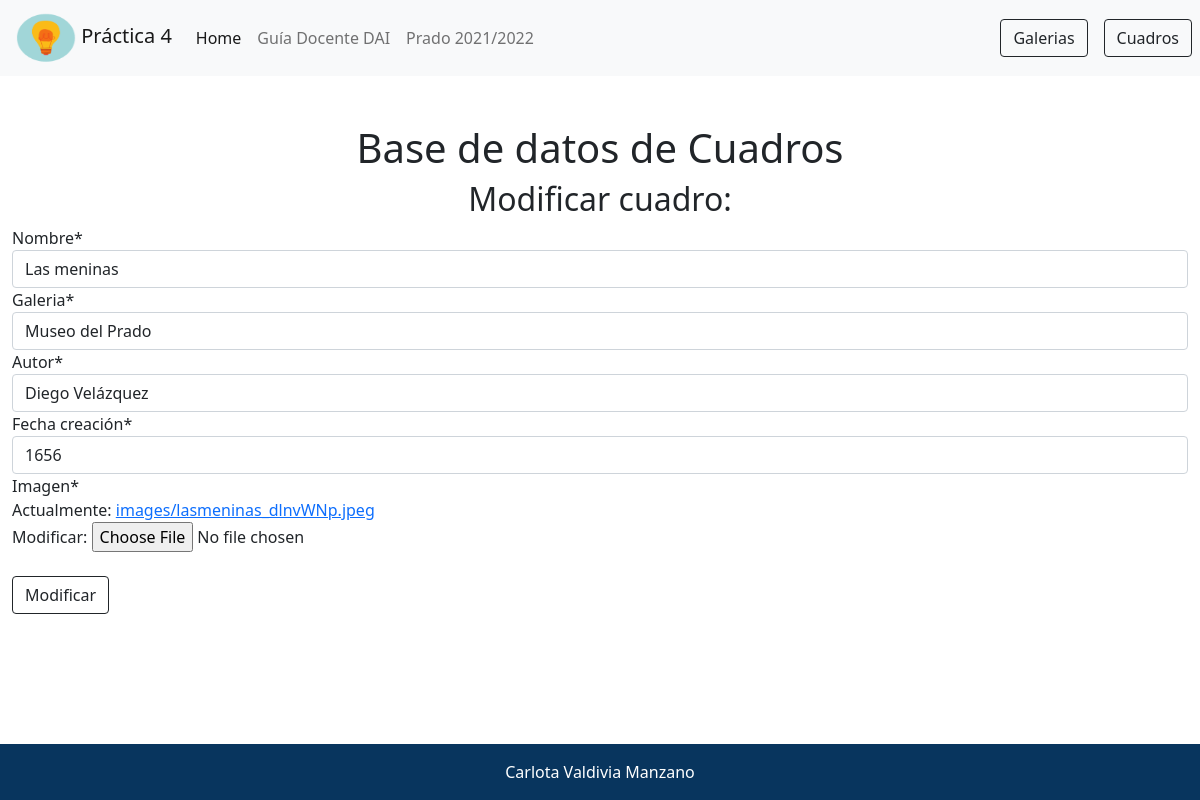
Screenshot of /cuadros/modificar/Las meninas with the database file from the repository.
### galerias/models.py (models this page shows)
class Cuadro(models.Model):
  nombre           = models.CharField(max_length=100)
  galeria          = models.ForeignKey(Galeria, on_delete=models.CASCADE)
  autor            = models.CharField(max_length=100)
  fecha_creación   = models.CharField(max_length=100)
  imagen           = models.ImageField(upload_to='images/', default='images/default-image.png')

class Galeria(models.Model):
  nombre     = models.CharField(max_length=200)
  dirección  = models.CharField(max_length=100)
  def __str__(self):
    return self.nombre

### galerias/views.py (the view)
# urls.py: path('cuadros/modificar/<str:pk>', views.modificarCuadro, name='modificar_cuadro'),
def modificarCuadro(request, pk):
    error = None
    cuadro = Cuadro.objects.get(nombre=pk)
    if request.method == "POST":
        form = CuadroForm(request.POST, request.FILES, instance=cuadro)
        if form.is_valid():
            form.save()
            return redirect('lista_cuadros')
        else:
            error = form.errors
    else:
        form = CuadroForm(instance=cuadro)
    return render(request, 'modificar_cuadro.html', {'form':form, 'error':error})

### galerias/forms.py
class CuadroForm(forms.ModelForm):
    class Meta:
        model = Cuadro
        fields = ('nombre', 'galeria', 'autor', 'fecha_creación', 'imagen')

### galerias/templates/modificar_cuadro.html (shortened to what this page needs)
{%extends "base.html" %}
{%block content %}
<h1 class="text-center">Base de datos de Cuadros </h1>
{% load crispy_forms_tags %}
    <div class="row">
        <div class="text-center">
            <h2>Modificar cuadro:</h2>
        </div>
        <form method="POST" enctype="multipart/form-data">
            {{ form|crispy }}
            <br>
                <button type="submit" class="btn btn-outline-dark text-center">Modificar</button>
        </form>
    </div>
{% endblock %}

### rows the page displays
Cuadro: nombre "Las meninas", galeria "Museo del Prado", autor "Diego Velázquez", fecha_creación "1656"
